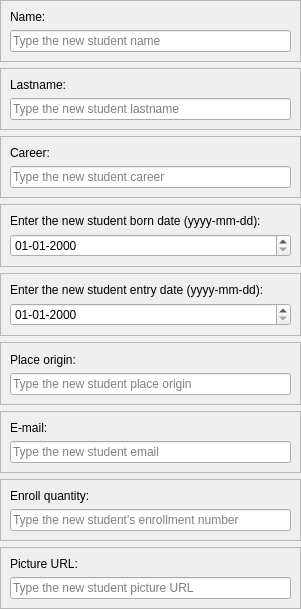
                                <widget class="QWidget" name="scrollAreaWidgetContents_3">
                                 <property name="geometry">
                                  <rect>
                                   <x>-218</x>
                                   <y>0</y>
                                   <width>301</width>
                                   <height>609</height>
                                  </rect>
                                 </property>
                                 <layout class="QVBoxLayout" name="verticalLayout_35">
                                  <property name="leftMargin">
                                   <number>0</number>
                                  </property>
                                  <property name="topMargin">
                                   <number>0</number>
                                  </property>
                                  <property name="rightMargin">
                                   <number>0</number>
                                  </property>
                                  <property name="bottomMargin">
                                   <number>0</number>
                                  </property>
                                  <item>
                                   <widget class="QFrame" name="frame_35">
                                    <property name="styleSheet">
                                     <string notr="true"/>
                                    </property>
                                    <property name="frameShape">
                                     <enum>QFrame::StyledPanel</enum>
                                    </property>
                                    <property name="frameShadow">
                                     <enum>QFrame::Raised</enum>
                                    </property>
                                    <layout class="QVBoxLayout" name="verticalLayout_48">
                                     <item>
                                      <widget class="QLabel" name="label_33">
                                       <property name="text">
                                        <string>Name:</string>
                                       </property>
                                      </widget>
                                     </item>
                                     <item>
                                      <widget class="QLineEdit" name="lineEdit_uName">
                                       <property name="autoFillBackground">
                                        <bool>false</bool>
                                       </property>
                                       <property name="placeholderText">
                                        <string>Type the new student name</string>
                                       </property>
                                      </widget>
                                     </item>
                                    </layout>
                                   </widget>
                                  </item>
                                  <item>
                                   <widget class="QFrame" name="frame_36">
                                    <property name="styleSheet">
                                     <string notr="true"/>
                                    </property>
                                    <property name="frameShape">
                                     <enum>QFrame::StyledPanel</enum>
                                    </property>
                                    <property name="frameShadow">
                                     <enum>QFrame::Raised</enum>
                                    </property>
                                    <layout class="QVBoxLayout" name="verticalLayout_49">
                                     <item>
                                      <widget class="QLabel" name="label_34">
                                       <property name="text">
                                        <string>Lastname:</string>
                                       </property>
                                      </widget>
                                     </item>
                                     <item>
                                      <widget class="QLineEdit" name="lineEdit_uLastName">
                                       <property name="autoFillBackground">
                                        <bool>false</bool>
                                       </property>
                                       <property name="placeholderText">
                                        <string>Type the new student lastname</string>
                                       </property>
                                      </widget>
                                     </item>
                                    </layout>
                                   </widget>
                                  </item>
                                  <item>
                                   <widget class="QFrame" name="frame_37">
                                    <property name="styleSheet">
                                     <string notr="true"/>
                                    </property>
                                    <property name="frameShape">
                                     <enum>QFrame::StyledPanel</enum>
                                    </property>
                                    <property name="frameShadow">
                                     <enum>QFrame::Raised</enum>
                                    </property>
                                    <layout class="QVBoxLayout" name="verticalLayout_50">
                                     <item>
                                      <widget class="QLabel" name="label_35">
                                       <property name="text">
                                        <string>Career:</string>
                                       </property>
                                      </widget>
                                     </item>
                                     <item>
                                      <widget class="QLineEdit" name="lineEdit_uCareer">
                                       <property name="autoFillBackground">
                                        <bool>false</bool>
                                       </property>
                                       <property name="placeholderText">
                                        <string>Type the new student career</string>
                                       </property>
                                      </widget>
                                     </item>
                                    </layout>
                                   </widget>
                                  </item>
                                  <item>
                                   <widget class="QFrame" name="frame_38">
                                    <property name="styleSheet">
                                     <string notr="true"/>
                                    </property>
                                    <property name="frameShape">
                                     <enum>QFrame::StyledPanel</enum>
                                    </property>
                                    <property name="frameShadow">
                                     <enum>QFrame::Raised</enum>
                                    </property>
                                    <layout class="QVBoxLayout" name="verticalLayout_51">
                                     <item>
                                      <widget class="QLabel" name="label_36">
                                       <property name="text">
                                        <string>Enter the new student born date (yyyy-mm-dd):</string>
                                       </property>
                                      </widget>
                                     </item>
                                     <item>
                                      <widget class="QDateEdit" name="dateEdit_uBornD">
                                       <property name="displayFormat">
                                        <string>dd-MM-yyyy</string>
                                       </property>
                                      </widget>
                                     </item>
                                    </layout>
                                   </widget>
                                  </item>
                                  <item>
                                   <widget class="QFrame" name="frame_39">
                                    <property name="styleSheet">
                                     <string notr="true"/>
                                    </property>
                                    <property name="frameShape">
                                     <enum>QFrame::StyledPanel</enum>
                                    </property>
                                    <property name="frameShadow">
                                     <enum>QFrame::Raised</enum>
                                    </property>
                                    <layout class="QVBoxLayout" name="verticalLayout_52">
                                     <item>
                                      <widget class="QLabel" name="label_37">
                                       <property name="text">
                                        <string>Enter the new student entry date (yyyy-mm-dd):</string>
                                       </property>
                                      </widget>
                                     </item>
                                     <item>
                                      <widget class="QDateEdit" name="dateEdit_uEntryD">
                                       <property name="displayFormat">
                                        <string>dd-MM-yyyy</string>
                                       </property>
                                      </widget>
                                     </item>
                                    </layout>
                                   </widget>
                                  </item>
                                  <item>
                                   <widget class="QFrame" name="frame_40">
                                    <property name="styleSheet">
                                     <string notr="true"/>
                                    </property>
                                    <property name="frameShape">
                                     <enum>QFrame::StyledPanel</enum>
                                    </property>
                                    <property name="frameShadow">
                                     <enum>QFrame::Raised</enum>
                                    </property>
                                    <layout class="QVBoxLayout" name="verticalLayout_53">
                                     <item>
                                      <widget class="QLabel" name="label_38">
                                       <property name="text">
                                        <string>Place origin:</string>
                                       </property>
                                      </widget>
                                     </item>
                                     <item>
                                      <widget class="QLineEdit" name="lineEdit_uOrigin">
                                       <property name="autoFillBackground">
                                        <bool>false</bool>
                                       </property>
                                       <property name="placeholderText">
                                        <string>Type the new student place origin</string>
                                       </property>
                                      </widget>
                                     </item>
                                    </layout>
                                   </widget>
                                  </item>
                                  <item>
                                   <widget class="QFrame" name="frame_41">
                                    <property name="styleSheet">
                                     <string notr="true"/>
                                    </property>
                                    <property name="frameShape">
                                     <enum>QFrame::StyledPanel</enum>
                                    </property>
                                    <property name="frameShadow">
                                     <enum>QFrame::Raised</enum>
                                    </property>
                                    <layout class="QVBoxLayout" name="verticalLayout_54">
                                     <item>
                                      <widget class="QLabel" name="label_39">
                                       <property name="text">
                                        <string>E-mail:</string>
                                       </property>
                                      </widget>
                                     </item>
                                     <item>
                                      <widget class="QLineEdit" name="lineEdit_uEmail">
                                       <property name="autoFillBackground">
                                        <bool>false</bool>
                                       </property>
                                       <property name="text">
                                        <string/>
                                       </property>
                                       <property name="placeholderText">
                                        <string>Type the new student email</string>
                                       </property>
                                      </widget>
                                     </item>
                                    </layout>
                                   </widget>
                                  </item>
                                  <item>
                                   <widget class="QFrame" name="frame_42">
                                    <property name="styleSheet">
                                     <string notr="true"/>
                                    </property>
                                    <property name="frameShape">
                                     <enum>QFrame::StyledPanel</enum>
                                    </property>
                                    <property name="frameShadow">
                                     <enum>QFrame::Raised</enum>
                                    </property>
                                    <layout class="QVBoxLayout" name="verticalLayout_55">
                                     <item>
                                      <widget class="QLabel" name="label_40">
                                       <property name="text">
                                        <string>Enroll quantity:</string>
                                       </property>
                                      </widget>
                                     </item>
                                     <item>
                                      <widget class="QLineEdit" name="lineEdit_uEnroll">
                                       <property name="autoFillBackground">
                                        <bool>false</bool>
                                       </property>
                                       <property name="placeholderText">
                                        <string>Type the new student's enrollment number</string>
                                       </property>
                                      </widget>
                                     </item>
                                    </layout>
                                   </widget>
                                  </item>
                                  <item>
                                   <widget class="QFrame" name="frame_43">
                                    <property name="styleSheet">
                                     <string notr="true"/>
                                    </property>
                                    <property name="frameShape">
                                     <enum>QFrame::StyledPanel</enum>
                                    </property>
                                    <property name="frameShadow">
                                     <enum>QFrame::Raised</enum>
                                    </property>
                                    <layout class="QVBoxLayout" name="verticalLayout_56">
                                     <item>
                                      <widget class="QLabel" name="label_41">
                                       <property name="text">
                                        <string>Picture URL:</string>
                                       </property>
                                      </widget>
                                     </item>
                                     <item>
                                      <widget class="QLineEdit" name="lineEdit_uPURL">
                                       <property name="autoFillBackground">
                                        <bool>false</bool>
                                       </property>
                                       <property name="placeholderText">
                                        <string>Type the new student picture URL</string>
                                       </property>
                                      </widget>
                                     </item>
                                    </layout>
                                   </widget>
                                  </item>
                                 </layout>
                                </widget>
